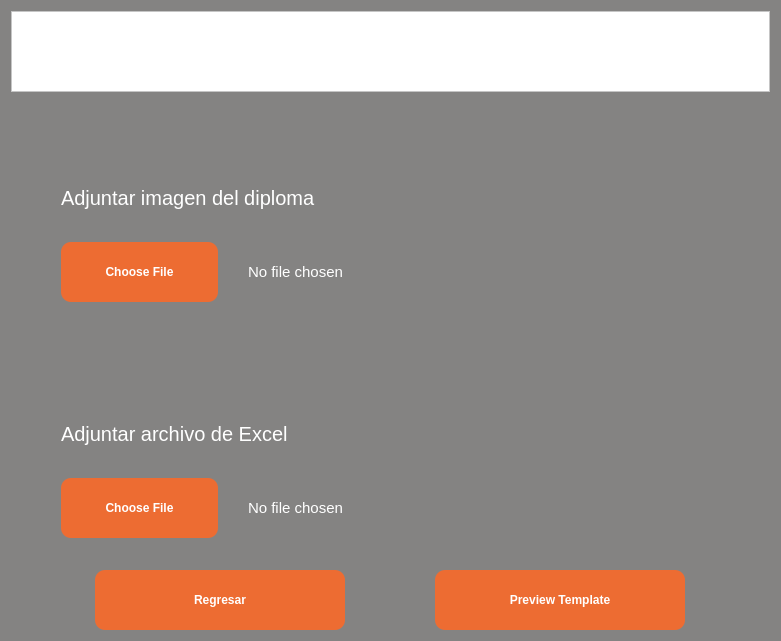
<?xml version="1.0" encoding="UTF-8"?>
<ui version="4.0">
 <class>Form</class>
 <widget class="QWidget" name="Form">
  <property name="windowModality">
   <enum>Qt::WindowModal</enum>
  </property>
  <property name="geometry">
   <rect>
    <x>0</x>
    <y>0</y>
    <width>781</width>
    <height>641</height>
   </rect>
  </property>
  <property name="palette">
   <palette>
    <active>
     <colorrole role="WindowText">
      <brush brushstyle="SolidPattern">
       <color alpha="255">
        <red>255</red>
        <green>255</green>
        <blue>255</blue>
       </color>
      </brush>
     </colorrole>
     <colorrole role="Button">
      <brush brushstyle="SolidPattern">
       <color alpha="255">
        <red>132</red>
        <green>131</green>
        <blue>130</blue>
       </color>
      </brush>
     </colorrole>
     <colorrole role="Light">
      <brush brushstyle="SolidPattern">
       <color alpha="255">
        <red>255</red>
        <green>255</green>
        <blue>255</blue>
       </color>
      </brush>
     </colorrole>
     <colorrole role="Midlight">
      <brush brushstyle="SolidPattern">
       <color alpha="255">
        <red>255</red>
        <green>255</green>
        <blue>255</blue>
       </color>
      </brush>
     </colorrole>
     <colorrole role="Dark">
      <brush brushstyle="SolidPattern">
       <color alpha="255">
        <red>127</red>
        <green>127</green>
        <blue>127</blue>
       </color>
      </brush>
     </colorrole>
     <colorrole role="Mid">
      <brush brushstyle="SolidPattern">
       <color alpha="255">
        <red>170</red>
        <green>170</green>
        <blue>170</blue>
       </color>
      </brush>
     </colorrole>
     <colorrole role="Text">
      <brush brushstyle="SolidPattern">
       <color alpha="255">
        <red>255</red>
        <green>255</green>
        <blue>255</blue>
       </color>
      </brush>
     </colorrole>
     <colorrole role="BrightText">
      <brush brushstyle="SolidPattern">
       <color alpha="255">
        <red>255</red>
        <green>255</green>
        <blue>255</blue>
       </color>
      </brush>
     </colorrole>
     <colorrole role="ButtonText">
      <brush brushstyle="SolidPattern">
       <color alpha="255">
        <red>255</red>
        <green>255</green>
        <blue>255</blue>
       </color>
      </brush>
     </colorrole>
     <colorrole role="Base">
      <brush brushstyle="SolidPattern">
       <color alpha="255">
        <red>132</red>
        <green>131</green>
        <blue>130</blue>
       </color>
      </brush>
     </colorrole>
     <colorrole role="Window">
      <brush brushstyle="SolidPattern">
       <color alpha="255">
        <red>132</red>
        <green>131</green>
        <blue>130</blue>
       </color>
      </brush>
     </colorrole>
     <colorrole role="Shadow">
      <brush brushstyle="SolidPattern">
       <color alpha="255">
        <red>0</red>
        <green>0</green>
        <blue>0</blue>
       </color>
      </brush>
     </colorrole>
     <colorrole role="AlternateBase">
      <brush brushstyle="SolidPattern">
       <color alpha="255">
        <red>255</red>
        <green>255</green>
        <blue>255</blue>
       </color>
      </brush>
     </colorrole>
     <colorrole role="ToolTipBase">
      <brush brushstyle="SolidPattern">
       <color alpha="255">
        <red>255</red>
        <green>255</green>
        <blue>220</blue>
       </color>
      </brush>
     </colorrole>
     <colorrole role="ToolTipText">
      <brush brushstyle="SolidPattern">
       <color alpha="255">
        <red>0</red>
        <green>0</green>
        <blue>0</blue>
       </color>
      </brush>
     </colorrole>
    </active>
    <inactive>
     <colorrole role="WindowText">
      <brush brushstyle="SolidPattern">
       <color alpha="255">
        <red>255</red>
        <green>255</green>
        <blue>255</blue>
       </color>
      </brush>
     </colorrole>
     <colorrole role="Button">
      <brush brushstyle="SolidPattern">
       <color alpha="255">
        <red>132</red>
        <green>131</green>
        <blue>130</blue>
       </color>
      </brush>
     </colorrole>
     <colorrole role="Light">
      <brush brushstyle="SolidPattern">
       <color alpha="255">
        <red>255</red>
        <green>255</green>
        <blue>255</blue>
       </color>
      </brush>
     </colorrole>
     <colorrole role="Midlight">
      <brush brushstyle="SolidPattern">
       <color alpha="255">
        <red>255</red>
        <green>255</green>
        <blue>255</blue>
       </color>
      </brush>
     </colorrole>
     <colorrole role="Dark">
      <brush brushstyle="SolidPattern">
       <color alpha="255">
        <red>127</red>
        <green>127</green>
        <blue>127</blue>
       </color>
      </brush>
     </colorrole>
     <colorrole role="Mid">
      <brush brushstyle="SolidPattern">
       <color alpha="255">
        <red>170</red>
        <green>170</green>
        <blue>170</blue>
       </color>
      </brush>
     </colorrole>
     <colorrole role="Text">
      <brush brushstyle="SolidPattern">
       <color alpha="255">
        <red>255</red>
        <green>255</green>
        <blue>255</blue>
       </color>
      </brush>
     </colorrole>
     <colorrole role="BrightText">
      <brush brushstyle="SolidPattern">
       <color alpha="255">
        <red>255</red>
        <green>255</green>
        <blue>255</blue>
       </color>
      </brush>
     </colorrole>
     <colorrole role="ButtonText">
      <brush brushstyle="SolidPattern">
       <color alpha="255">
        <red>255</red>
        <green>255</green>
        <blue>255</blue>
       </color>
      </brush>
     </colorrole>
     <colorrole role="Base">
      <brush brushstyle="SolidPattern">
       <color alpha="255">
        <red>132</red>
        <green>131</green>
        <blue>130</blue>
       </color>
      </brush>
     </colorrole>
     <colorrole role="Window">
      <brush brushstyle="SolidPattern">
       <color alpha="255">
        <red>132</red>
        <green>131</green>
        <blue>130</blue>
       </color>
      </brush>
     </colorrole>
     <colorrole role="Shadow">
      <brush brushstyle="SolidPattern">
       <color alpha="255">
        <red>0</red>
        <green>0</green>
        <blue>0</blue>
       </color>
      </brush>
     </colorrole>
     <colorrole role="AlternateBase">
      <brush brushstyle="SolidPattern">
       <color alpha="255">
        <red>255</red>
        <green>255</green>
        <blue>255</blue>
       </color>
      </brush>
     </colorrole>
     <colorrole role="ToolTipBase">
      <brush brushstyle="SolidPattern">
       <color alpha="255">
        <red>255</red>
        <green>255</green>
        <blue>220</blue>
       </color>
      </brush>
     </colorrole>
     <colorrole role="ToolTipText">
      <brush brushstyle="SolidPattern">
       <color alpha="255">
        <red>0</red>
        <green>0</green>
        <blue>0</blue>
       </color>
      </brush>
     </colorrole>
    </inactive>
    <disabled>
     <colorrole role="WindowText">
      <brush brushstyle="SolidPattern">
       <color alpha="255">
        <red>255</red>
        <green>255</green>
        <blue>255</blue>
       </color>
      </brush>
     </colorrole>
     <colorrole role="Button">
      <brush brushstyle="SolidPattern">
       <color alpha="255">
        <red>132</red>
        <green>131</green>
        <blue>130</blue>
       </color>
      </brush>
     </colorrole>
     <colorrole role="Light">
      <brush brushstyle="SolidPattern">
       <color alpha="255">
        <red>255</red>
        <green>255</green>
        <blue>255</blue>
       </color>
      </brush>
     </colorrole>
     <colorrole role="Midlight">
      <brush brushstyle="SolidPattern">
       <color alpha="255">
        <red>255</red>
        <green>255</green>
        <blue>255</blue>
       </color>
      </brush>
     </colorrole>
     <colorrole role="Dark">
      <brush brushstyle="SolidPattern">
       <color alpha="255">
        <red>127</red>
        <green>127</green>
        <blue>127</blue>
       </color>
      </brush>
     </colorrole>
     <colorrole role="Mid">
      <brush brushstyle="SolidPattern">
       <color alpha="255">
        <red>170</red>
        <green>170</green>
        <blue>170</blue>
       </color>
      </brush>
     </colorrole>
     <colorrole role="Text">
      <brush brushstyle="SolidPattern">
       <color alpha="255">
        <red>255</red>
        <green>255</green>
        <blue>255</blue>
       </color>
      </brush>
     </colorrole>
     <colorrole role="BrightText">
      <brush brushstyle="SolidPattern">
       <color alpha="255">
        <red>255</red>
        <green>255</green>
        <blue>255</blue>
       </color>
      </brush>
     </colorrole>
     <colorrole role="ButtonText">
      <brush brushstyle="SolidPattern">
       <color alpha="255">
        <red>255</red>
        <green>255</green>
        <blue>255</blue>
       </color>
      </brush>
     </colorrole>
     <colorrole role="Base">
      <brush brushstyle="SolidPattern">
       <color alpha="255">
        <red>132</red>
        <green>131</green>
        <blue>130</blue>
       </color>
      </brush>
     </colorrole>
     <colorrole role="Window">
      <brush brushstyle="SolidPattern">
       <color alpha="255">
        <red>132</red>
        <green>131</green>
        <blue>130</blue>
       </color>
      </brush>
     </colorrole>
     <colorrole role="Shadow">
      <brush brushstyle="SolidPattern">
       <color alpha="255">
        <red>0</red>
        <green>0</green>
        <blue>0</blue>
       </color>
      </brush>
     </colorrole>
     <colorrole role="AlternateBase">
      <brush brushstyle="SolidPattern">
       <color alpha="255">
        <red>255</red>
        <green>255</green>
        <blue>255</blue>
       </color>
      </brush>
     </colorrole>
     <colorrole role="ToolTipBase">
      <brush brushstyle="SolidPattern">
       <color alpha="255">
        <red>255</red>
        <green>255</green>
        <blue>220</blue>
       </color>
      </brush>
     </colorrole>
     <colorrole role="ToolTipText">
      <brush brushstyle="SolidPattern">
       <color alpha="255">
        <red>0</red>
        <green>0</green>
        <blue>0</blue>
       </color>
      </brush>
     </colorrole>
    </disabled>
   </palette>
  </property>
  <property name="windowTitle">
   <string>Generador de Diplomas</string>
  </property>
  <property name="autoFillBackground">
   <bool>false</bool>
  </property>
  <property name="styleSheet">
   <string notr="true">color: white;
background-color: rgb(132, 131, 130);</string>
  </property>
  <layout class="QGridLayout" name="gridLayout">
   <item row="0" column="0">
    <widget class="QFrame" name="frame">
     <property name="maximumSize">
      <size>
       <width>16777215</width>
       <height>81</height>
      </size>
     </property>
     <property name="autoFillBackground">
      <bool>false</bool>
     </property>
     <property name="styleSheet">
      <string notr="true">background-color: rgb(255, 255, 255)
</string>
     </property>
     <property name="frameShape">
      <enum>QFrame::StyledPanel</enum>
     </property>
     <property name="frameShadow">
      <enum>QFrame::Raised</enum>
     </property>
     <layout class="QGridLayout" name="gridLayout_2">
      <item row="0" column="0">
       <widget class="QLabel" name="lbLogo">
        <property name="sizePolicy">
         <sizepolicy hsizetype="Maximum" vsizetype="Preferred">
          <horstretch>0</horstretch>
          <verstretch>0</verstretch>
         </sizepolicy>
        </property>
        <property name="autoFillBackground">
         <bool>false</bool>
        </property>
        <property name="styleSheet">
         <string notr="true"/>
        </property>
        <property name="text">
         <string/>
        </property>
        <property name="pixmap">
         <pixmap>../images/csoftmty_logo.png</pixmap>
        </property>
        <property name="scaledContents">
         <bool>false</bool>
        </property>
       </widget>
      </item>
     </layout>
    </widget>
   </item>
   <item row="1" column="0">
    <layout class="QVBoxLayout" name="vlImg">
     <property name="leftMargin">
      <number>50</number>
     </property>
     <property name="topMargin">
      <number>0</number>
     </property>
     <property name="rightMargin">
      <number>50</number>
     </property>
     <item>
      <widget class="QLabel" name="lbAttachImg">
       <property name="styleSheet">
        <string notr="true">font-size: 20px</string>
       </property>
       <property name="text">
        <string>Adjuntar imagen del diploma</string>
       </property>
       <property name="alignment">
        <set>Qt::AlignBottom|Qt::AlignLeading|Qt::AlignLeft</set>
       </property>
      </widget>
     </item>
     <item>
      <layout class="QHBoxLayout" name="hlImg" stretch="1,3">
       <property name="spacing">
        <number>30</number>
       </property>
       <item>
        <widget class="QPushButton" name="btnChooseFileImg">
         <property name="enabled">
          <bool>true</bool>
         </property>
         <property name="minimumSize">
          <size>
           <width>0</width>
           <height>60</height>
          </size>
         </property>
         <property name="palette">
          <palette>
           <active>
            <colorrole role="WindowText">
             <brush brushstyle="SolidPattern">
              <color alpha="255">
               <red>255</red>
               <green>255</green>
               <blue>255</blue>
              </color>
             </brush>
            </colorrole>
            <colorrole role="Button">
             <brush brushstyle="SolidPattern">
              <color alpha="255">
               <red>237</red>
               <green>108</green>
               <blue>50</blue>
              </color>
             </brush>
            </colorrole>
            <colorrole role="Text">
             <brush brushstyle="SolidPattern">
              <color alpha="255">
               <red>255</red>
               <green>255</green>
               <blue>255</blue>
              </color>
             </brush>
            </colorrole>
            <colorrole role="ButtonText">
             <brush brushstyle="SolidPattern">
              <color alpha="255">
               <red>255</red>
               <green>255</green>
               <blue>255</blue>
              </color>
             </brush>
            </colorrole>
            <colorrole role="Base">
             <brush brushstyle="SolidPattern">
              <color alpha="255">
               <red>237</red>
               <green>108</green>
               <blue>50</blue>
              </color>
             </brush>
            </colorrole>
            <colorrole role="Window">
             <brush brushstyle="SolidPattern">
              <color alpha="255">
               <red>237</red>
               <green>108</green>
               <blue>50</blue>
              </color>
             </brush>
            </colorrole>
           </active>
           <inactive>
            <colorrole role="WindowText">
             <brush brushstyle="SolidPattern">
              <color alpha="255">
               <red>255</red>
               <green>255</green>
               <blue>255</blue>
              </color>
             </brush>
            </colorrole>
            <colorrole role="Button">
             <brush brushstyle="SolidPattern">
              <color alpha="255">
               <red>237</red>
               <green>108</green>
               <blue>50</blue>
              </color>
             </brush>
            </colorrole>
            <colorrole role="Text">
             <brush brushstyle="SolidPattern">
              <color alpha="255">
               <red>255</red>
               <green>255</green>
               <blue>255</blue>
              </color>
             </brush>
            </colorrole>
            <colorrole role="ButtonText">
             <brush brushstyle="SolidPattern">
              <color alpha="255">
               <red>255</red>
               <green>255</green>
               <blue>255</blue>
              </color>
             </brush>
            </colorrole>
            <colorrole role="Base">
             <brush brushstyle="SolidPattern">
              <color alpha="255">
               <red>237</red>
               <green>108</green>
               <blue>50</blue>
              </color>
             </brush>
            </colorrole>
            <colorrole role="Window">
             <brush brushstyle="SolidPattern">
              <color alpha="255">
               <red>237</red>
               <green>108</green>
               <blue>50</blue>
              </color>
             </brush>
            </colorrole>
           </inactive>
           <disabled>
            <colorrole role="WindowText">
             <brush brushstyle="SolidPattern">
              <color alpha="255">
               <red>255</red>
               <green>255</green>
               <blue>255</blue>
              </color>
             </brush>
            </colorrole>
            <colorrole role="Button">
             <brush brushstyle="SolidPattern">
              <color alpha="255">
               <red>237</red>
               <green>108</green>
               <blue>50</blue>
              </color>
             </brush>
            </colorrole>
            <colorrole role="Text">
             <brush brushstyle="SolidPattern">
              <color alpha="255">
               <red>255</red>
               <green>255</green>
               <blue>255</blue>
              </color>
             </brush>
            </colorrole>
            <colorrole role="ButtonText">
             <brush brushstyle="SolidPattern">
              <color alpha="255">
               <red>255</red>
               <green>255</green>
               <blue>255</blue>
              </color>
             </brush>
            </colorrole>
            <colorrole role="Base">
             <brush brushstyle="SolidPattern">
              <color alpha="255">
               <red>237</red>
               <green>108</green>
               <blue>50</blue>
              </color>
             </brush>
            </colorrole>
            <colorrole role="Window">
             <brush brushstyle="SolidPattern">
              <color alpha="255">
               <red>237</red>
               <green>108</green>
               <blue>50</blue>
              </color>
             </brush>
            </colorrole>
           </disabled>
          </palette>
         </property>
         <property name="font">
          <font>
           <pointsize>9</pointsize>
           <weight>75</weight>
           <bold>true</bold>
          </font>
         </property>
         <property name="autoFillBackground">
          <bool>false</bool>
         </property>
         <property name="styleSheet">
          <string notr="true">background-color: rgb(237, 108, 50);
border-radius: 10px</string>
         </property>
         <property name="text">
          <string>Choose File</string>
         </property>
         <property name="checkable">
          <bool>false</bool>
         </property>
         <property name="autoDefault">
          <bool>false</bool>
         </property>
         <property name="default">
          <bool>false</bool>
         </property>
         <property name="flat">
          <bool>false</bool>
         </property>
        </widget>
       </item>
       <item>
        <widget class="QLabel" name="lbFileNameImg">
         <property name="styleSheet">
          <string notr="true">font-size: 15px;</string>
         </property>
         <property name="text">
          <string>No file chosen</string>
         </property>
        </widget>
       </item>
      </layout>
     </item>
     <item>
      <widget class="QLabel" name="lbAttachExcel">
       <property name="styleSheet">
        <string notr="true">font-size: 20px</string>
       </property>
       <property name="text">
        <string>Adjuntar archivo de Excel</string>
       </property>
       <property name="alignment">
        <set>Qt::AlignBottom|Qt::AlignLeading|Qt::AlignLeft</set>
       </property>
      </widget>
     </item>
     <item>
      <layout class="QHBoxLayout" name="hlExcel" stretch="1,3">
       <property name="spacing">
        <number>30</number>
       </property>
       <item>
        <widget class="QPushButton" name="btnChooseFileExcel">
         <property name="minimumSize">
          <size>
           <width>0</width>
           <height>60</height>
          </size>
         </property>
         <property name="font">
          <font>
           <pointsize>9</pointsize>
           <weight>75</weight>
           <bold>true</bold>
          </font>
         </property>
         <property name="autoFillBackground">
          <bool>false</bool>
         </property>
         <property name="styleSheet">
          <string notr="true">background-color: rgb(237, 108, 50);
border-radius: 10px</string>
         </property>
         <property name="text">
          <string>Choose File</string>
         </property>
        </widget>
       </item>
       <item>
        <widget class="QLabel" name="lbFileNameExcel">
         <property name="styleSheet">
          <string notr="true">font-size: 15px;</string>
         </property>
         <property name="text">
          <string>No file chosen</string>
         </property>
        </widget>
       </item>
      </layout>
     </item>
    </layout>
   </item>
   <item row="2" column="0">
    <layout class="QHBoxLayout" name="hlButtons">
     <item>
      <widget class="QPushButton" name="btnGoBack">
       <property name="sizePolicy">
        <sizepolicy hsizetype="Maximum" vsizetype="Fixed">
         <horstretch>0</horstretch>
         <verstretch>0</verstretch>
        </sizepolicy>
       </property>
       <property name="minimumSize">
        <size>
         <width>250</width>
         <height>60</height>
        </size>
       </property>
       <property name="font">
        <font>
         <pointsize>9</pointsize>
         <weight>75</weight>
         <bold>true</bold>
        </font>
       </property>
       <property name="styleSheet">
        <string notr="true">background-color: rgb(237, 108, 50);
border-radius: 10px</string>
       </property>
       <property name="text">
        <string>Regresar</string>
       </property>
      </widget>
     </item>
     <item>
      <widget class="QPushButton" name="btnPreviewTemplate">
       <property name="sizePolicy">
        <sizepolicy hsizetype="Maximum" vsizetype="Fixed">
         <horstretch>0</horstretch>
         <verstretch>0</verstretch>
        </sizepolicy>
       </property>
       <property name="minimumSize">
        <size>
         <width>250</width>
         <height>60</height>
        </size>
       </property>
       <property name="font">
        <font>
         <pointsize>9</pointsize>
         <weight>75</weight>
         <bold>true</bold>
        </font>
       </property>
       <property name="styleSheet">
        <string notr="true">background-color: rgb(237, 108, 50);
border-radius: 10px</string>
       </property>
       <property name="text">
        <string>Preview Template</string>
       </property>
      </widget>
     </item>
    </layout>
   </item>
  </layout>
 </widget>
 <resources>
  <include location="Assets.qrc"/>
 </resources>
 <connections/>
</ui>
